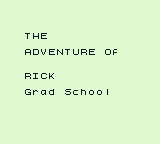

Rendered tile map (Tiled .tmx) drawn with the repository's tilesets; below, a short description and the full map source, tile grids included:
An orthogonal 20x18 tile map with 8x8 px tiles, 1 tile layer (Tile Layer 1).

<map version="1.2" tiledversion="1.2.4" orientation="orthogonal" renderorder="right-down" width="20" height="18" tilewidth="8" tileheight="8" infinite="0" nextlayerid="2" nextobjectid="1">
 <tileset firstgid="1" source="ascii.tsx" />
 <layer id="1" name="Tile Layer 1" width="20" height="18">
  <data encoding="csv">
1,1,1,1,1,1,1,1,1,1,1,1,1,1,1,1,1,1,1,1,
1,1,1,1,1,1,1,1,1,1,1,1,1,1,1,1,1,1,1,1,
1,1,1,1,1,1,1,1,1,1,1,1,1,1,1,1,1,1,1,1,
1,1,1,1,1,1,1,1,1,1,1,1,1,1,1,1,1,1,1,1,
1,1,1,53,41,38,1,1,1,1,1,1,1,1,1,1,1,1,1,1,
1,1,1,1,1,1,1,1,1,1,1,1,1,1,1,1,1,1,1,1,
1,1,1,34,37,55,38,47,53,54,51,38,1,48,71,1,1,1,1,1,
1,1,1,1,1,1,1,1,1,1,1,1,1,1,1,1,1,1,1,1,
1,1,1,1,1,1,1,1,1,1,1,1,1,1,1,1,1,1,1,1,
1,1,1,51,42,36,44,1,1,1,1,1,1,1,1,1,1,1,1,1,
1,1,1,1,1,1,1,1,1,1,1,1,1,1,1,1,1,1,1,1,
1,1,1,40,83,66,69,1,52,68,73,80,80,77,1,1,1,1,1,1,
1,1,1,1,1,1,1,1,1,1,1,1,1,1,1,1,1,1,1,1,
1,1,1,1,1,1,1,1,1,1,1,1,1,1,1,1,1,1,1,1,
1,1,1,1,1,1,1,1,1,1,1,1,1,1,1,1,1,1,1,1,
1,1,1,1,1,1,1,1,1,1,1,1,1,1,1,1,1,1,1,1,
1,1,1,1,1,1,1,1,1,1,1,1,1,1,1,1,1,1,1,1,
1,1,1,1,1,1,1,1,1,1,1,1,1,1,1,1,1,1,1,1
</data>
 </layer>
</map>
